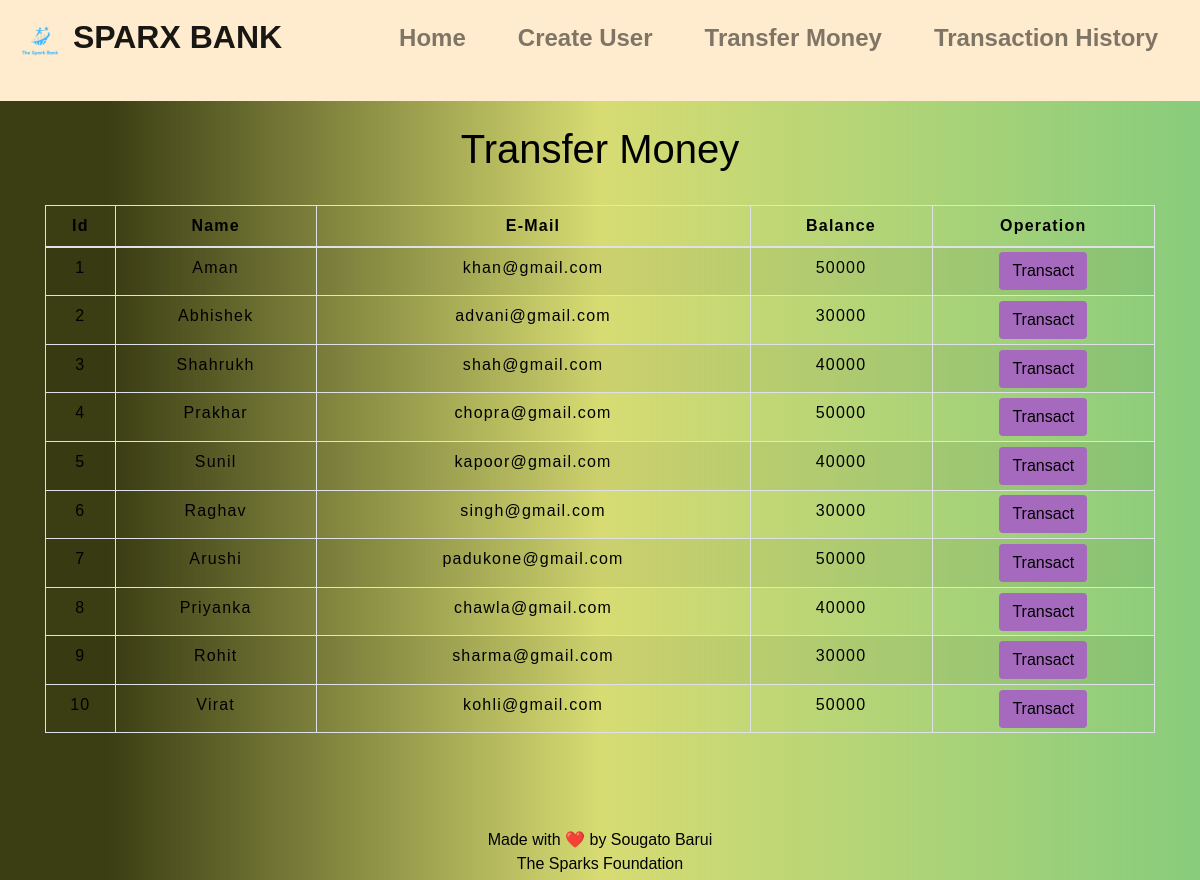
The app's page /transfermoney.php with its own data.
### tables this page shows
CREATE TABLE `users` (
  `id` int(3) NOT NULL,
  `name` text NOT NULL,
  `email` varchar(30) NOT NULL,
  `balance` int(8) NOT NULL
);

### transfermoney.php (the view, shortened to what this page needs)
<!DOCTYPE html>
<html lang="en">
<head>
    <link rel="stylesheet" href="https://maxcdn.bootstrapcdn.com/bootstrap/4.0.0/css/bootstrap.min.css">
    <link rel="stylesheet" type="text/css" href="css/table.css">
    <link rel="stylesheet" type="text/css" href="css/navbar.css">
</head>
<body style="background: rgb(44,47,1);
background: linear-gradient(90deg, rgba(44,47,1,0.9276960784313726) 9%, rgba(189,196,22,0.6027661064425771) 50%, rgba(136,204,124,1) 100%);">
<?php
    include 'config.php';
    $sql = "SELECT * FROM users";
    $result = mysqli_query($conn,$sql);
?>
<?php
  include 'navbar.php';
?>
<div class="container">
        <h2 class="text-center pt-4" style="color : black;">Transfer Money</h2>
        <br>
            <div class="row">
                <div class="col">
                    <div class="table-responsive-sm">
                    <table class="table table-hover table-sm table-striped table-condensed table-bordered" style="border-color:black;">
                        <thead style="color : black;">
                            <tr>
                            <th scope="col" class="text-center py-2">Id</th>
                            <th scope="col" class="text-center py-2">Name</th>
                            <th scope="col" class="text-center py-2">E-Mail</th>
                            <th scope="col" class="text-center py-2">Balance</th>
                            <th scope="col" class="text-center py-2">Operation</th>
                            </tr>
                        </thead>
                        <tbody>
                <?php
                    while($rows=mysqli_fetch_assoc($result)){
                ?>
                    <tr style="color : black;">
                        <td class="py-2"><?php echo $rows['id'] ?></td>
                        <td class="py-2"><?php echo $rows['name']?></td>
                        <td class="py-2"><?php echo $rows['email']?></td>
                        <td class="py-2"><?php echo $rows['balance']?></td>
                        <td><a href="selecteduserdetail.php?id= <?php echo $rows['id'] ;?>"> <button type="button" class="btn" style="background-color : #A569BD;">Transact</button></a></td>
                    </tr>
                <?php
                    }
                ?>
                        </tbody>
                    </table>
                    </div>
                </div>
            </div>
         </div>
         <footer  class=" text-center  py-2" style="position: absolute;
          bottom: 0;
           width:100%;
           height:60px;">
         <p class="text-center" style="color:black">Made with ❤️ by Sougato Barui <br>The Sparks Foundation <br> &copy 2023 </p>
        </footer>
</body>
</html>

### navbar.php (shortened to what this page needs)
<nav class="navbar navbar-expand-md navbar-light">
       <a class="navbar-brand" href="index.php" ><b> <img src="img/logo1.ico" alt="" class="logo">  SPARX BANK </b></a>
      <div class="collapse navbar-collapse" id="collapsibleNavbar">
            <ul class="navbar-nav ml-auto">
              <li class="nav-item">
                <a class="nav-link" href="index.php" ><b>Home</b></a>
              </li>
              <li class="nav-item">
                <a class="nav-link" href="createuser.php" ><b>Create User</b></a>
              </li>
              <li class="nav-item">
                <a class="nav-link" href="transfermoney.php" ><b>Transfer Money</b></a>
              </li>
              <li class="nav-item">
                <a class="nav-link" href="transactionhistory.php" ><b>Transaction History</b></a>
              </li>
          </div>
       </nav>

### css/table.css (style rules this page uses)
* { padding: 0; margin: 0; box-sizing: border-box; font-family: sans-serif; }
h2 { font-size: 40px; }
table { letter-spacing: 1.2px; }
td { text-align: center; }
button { border:none; background: #d9d9d9; transition: 1s; }

### css/navbar.css (style rules this page uses)
.navbar { padding-bottom: 2rem; background-color: blanchedalmond; }
.navbar-brand { font-size:2rem; font-family: "Montserrat"; }
.nav-item { padding:0 18px; }
.nav-link { font-size: 1.5rem; font-family: "Montserrat-Light"; }

### transfermoney.php (style rules this page uses)
button { transition: 1.5s; }

### records on screen
users: id "1", name "Aman", email "khan@gmail.com", balance "50000"
users: id "2", name "Abhishek", email "advani@gmail.com", balance "30000"
users: id "3", name "Shahrukh", email "shah@gmail.com", balance "40000"
users: id "4", name "Prakhar", email "chopra@gmail.com", balance "50000"
users: id "5", name "Sunil", email "kapoor@gmail.com", balance "40000"
users: id "6", name "Raghav", email "singh@gmail.com", balance "30000"
users: id "7", name "Arushi", email "padukone@gmail.com", balance "50000"
users: id "8", name "Priyanka", email "chawla@gmail.com", balance "40000"
users: id "9", name "Rohit", email "sharma@gmail.com", balance "30000"
users: id "10", name "Virat", email "kohli@gmail.com", balance "50000"
